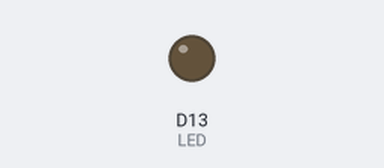
Recording of a sketch running on a simulated Arduino MKR. Parts: output pins drawn as LEDs (lit = HIGH). A WiFi scan finds three made-up networks; what the sketch prints to the serial monitor is not drawn.

Above: at 3.0 s.
At 5.0 s:
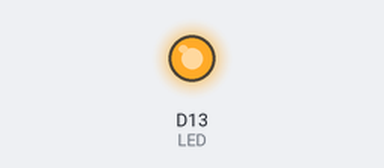
Timing chart, 0 to 7.2 s (numbered marks = the images above):
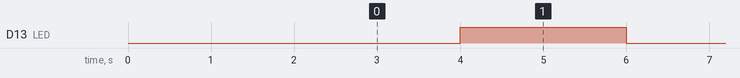

The sketch:

ScanNetworks.ino
```cpp
/*

 This example  prints the Wifi shield's MAC address, and
 scans for available Wifi networks using the Wifi shield.
 Every ten seconds, it scans again. It doesn't actually
 connect to any network, so no encryption scheme is specified.

 Circuit:
 * WiFi shield attached

 created 13 July 2010
 by dlf (Metodo2 srl)
 modified 21 Junn 2012
 by Tom Igoe and Jaymes Dec
 */


#include <SPI.h>
#include <WiFi101.h>
#define LED 13

long count = 0;

void setup() {
  //Configure pins for Adafruit ATWINC1500 Feather
  WiFi.setPins(8,7,4,2);  // Configure Feather M0 WiFi Pins
  pinMode(LED, OUTPUT);
  digitalWrite(LED, LOW);

  //Initialize serial and wait for port to open:
  Serial.begin(115200);
  while (!Serial) {
    ; // wait for serial port to connect. Needed for native USB port only
  }
  Serial.setTimeout(100); // max 100 msec wait for Serial

  // check for the presence of the shield:
  if (WiFi.status() == WL_NO_SHIELD) {
    Serial.println("WiFi shield not present");
    // don't continue:
    while (true);
  }
  // Line below from Adafruit does not work
  // WiFi.setSleepMode(M2M_PS_H_AUTOMATIC, 1); // go into power save mode when possible!
  WiFi.maxLowPowerMode(); // from the Arduino.cc website

  // Print WiFi MAC address:
  printMacAddress();

  // scan for existing networks:
  Serial.println("Scanning available networks...");
  listNetworks();
}

void loop() {
  delay(2000);
  Serial.println(); Serial.print("Count-> "); Serial.println(count++);
  // scan for existing networks:
  digitalWrite(LED, HIGH);
  Serial.println("Scanning available networks...");
  listNetworks();
  digitalWrite(LED, LOW);
}

void printMacAddress() {
  // the MAC address of your Wifi shield
  byte mac[6];

  // print your MAC address:
  WiFi.macAddress(mac);
  Serial.print("MAC: ");
  Serial.print(mac[5], HEX);
  Serial.print(":");
  Serial.print(mac[4], HEX);
  Serial.print(":");
  Serial.print(mac[3], HEX);
  Serial.print(":");
  Serial.print(mac[2], HEX);
  Serial.print(":");
  Serial.print(mac[1], HEX);
  Serial.print(":");
  Serial.println(mac[0], HEX);
}

void listNetworks() {
  // scan for nearby networks:
  Serial.println("** Scan Networks **");
  int numSsid = WiFi.scanNetworks();
  if (numSsid == -1)
  {
    Serial.println("Couldn't get a wifi connection");
    while (true);
  }
  // print the list of networks seen:
  Serial.print("number of available networks:");
  Serial.println(numSsid);

  // print the network number and name for each network found:
  for (int thisNet = 0; thisNet < numSsid; thisNet++) {
    Serial.print(thisNet);
    Serial.print(") ");
    Serial.print(WiFi.SSID(thisNet));
    Serial.print("\tSignal: ");
    Serial.print(WiFi.RSSI(thisNet));
    Serial.print(" dBm");
    Serial.print("\tEncryption: ");
    printEncryptionType(WiFi.encryptionType(thisNet));
    Serial.flush();
  }
  }

void printEncryptionType(int thisType) {
  // read the encryption type and print out the name:
  switch (thisType) {
    case ENC_TYPE_WEP:
      Serial.println("WEP");
      break;
    case ENC_TYPE_TKIP:
      Serial.println("WPA");
      break;
    case ENC_TYPE_CCMP:
      Serial.println("WPA2");
      break;
    case ENC_TYPE_NONE:
      Serial.println("None");
      break;
    case ENC_TYPE_AUTO:
      Serial.println("Auto");
      break;
  }
}
```

Measured:
- by itself, D13 (LED): alternates HIGH for 2.0 s and LOW for 2.0 s
